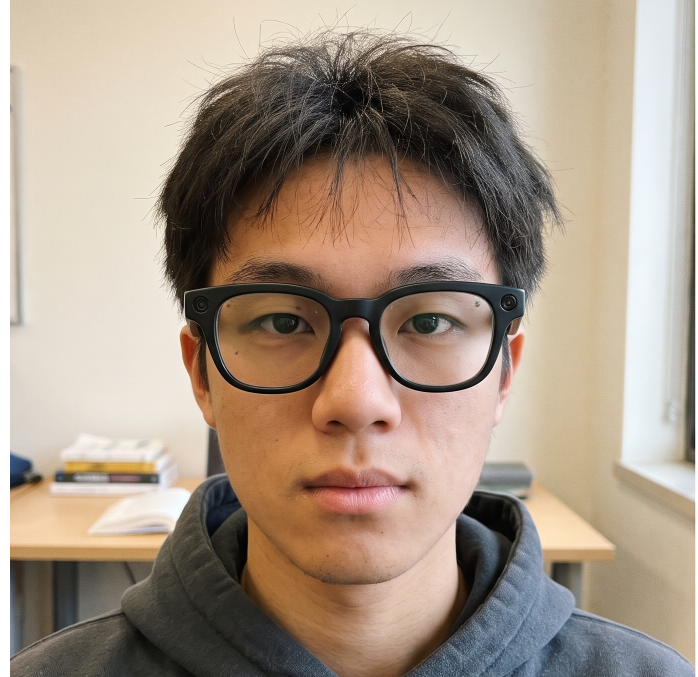
#> input picture code/yolo/work/det_data/images/test/test1.png, 1395 x 1354 px (shown at 1/2 size)
$ python -i rf_fusion.py   (imports and definitions only)
#> lines starting #> are read from the running program, lines starting #| are printed output that depends on the picture
"""
시나리오 D (YOLO11m 탐지 + Random Forest 분류) 와 시나리오 A (YOLO 단독) 를 만들고,
정면·측면 통합 방식 4가지(평균 / 최댓값 / 가중평균 / 조건 기반)를 비교해 최적 조합을 고른다.

흐름
 1) Random Forest 학습: train 의 정답 박스(AIGlasses=1, NormalGlasses=0)를 잘라 HOG + 색상 + 형태 특징 추출
 2) 이미지 1장 점수: YOLO 로 안경·렌즈 탐지 → 가장 확실한 안경 박스를 잘라
      - A: YOLO 의 AI/일반 신뢰도 비율
      - D: Random Forest 의 AI 확률
    렌즈 점수 = 그 안경 근처에서 탐지된 AIGlasses_Lens 의 최대 신뢰도
 3) 정면·측면 통합 후보와 임계값을 val 의 '유사 쌍'(같은 클래스의 정면형·측면형 사진 조합)으로 조정
 4) 고른 설정을 test 의 실제 정면·측면 쌍(test_pairs.csv)으로 최종 확인

사용법
  python rf_fusion.py --data <정리된 데이터셋 폴더> --weights <best.pt> --out <결과 폴더>
"""
import argparse
import csv
import itertools
import json
import random
from pathlib import Path

import cv2
import joblib
import numpy as np
from skimage.feature import hog as sk_hog
from sklearn.ensemble import RandomForestClassifier
from sklearn.metrics import accuracy_score, balanced_accuracy_score, confusion_matrix, f1_score, precision_score, recall_score
from ultralytics import YOLO

AI, LENS, NORMAL = 0, 1, 2
IMG_EXT = {".png", ".jpg", ".jpeg", ".bmp", ".webp"}


# ---------------------------------------------------------------- 공통
def imread(path):
    data = np.fromfile(str(path), dtype=np.uint8)  # 한글 경로 대응
    return cv2.imdecode(data, cv2.IMREAD_COLOR)


# [54 lines left out: functions read_gt, crop, features, jitter, not called in this run]


def list_images(d):
    return sorted(p for p in d.iterdir() if p.suffix.lower() in IMG_EXT)


# ---------------------------------------------------------------- 1) Random Forest
def build_rf_set(data, split, augment, seed=0):
    rng = random.Random(seed)
    X, y = [], []
    for ip in list_images(data / "images" / split):
        img = imread(ip)
        H, W = img.shape[:2]
        for c, *xyxy in read_gt(data / "labels" / split / (ip.stem + ".txt"), W, H):
            if c not in (AI, NORMAL):
                continue
            crops = [crop(img, xyxy)] + [jitter(img, xyxy, rng) for _ in range(augment)]
            for cr in crops:
                if cr is not None:
                    X.append(features(cr))
                    y.append(1 if c == AI else 0)
    return np.array(X), np.array(y)


def train_rf(data, out):
    Xtr, ytr = build_rf_set(data, "train", augment=5)
    Xva, yva = build_rf_set(data, "val", augment=0)
    best, best_score = None, -1
    log = []
    for depth, feat, leaf in itertools.product([None, 20], ["sqrt", 0.05], [1, 2]):
        rf = RandomForestClassifier(n_estimators=500, max_depth=depth, max_features=feat, min_samples_leaf=leaf,
                                    class_weight="balanced", n_jobs=-1, random_state=42)
        rf.fit(Xtr, ytr)
        p = rf.predict(Xva)
        score = balanced_accuracy_score(yva, p)
        log.append({"max_depth": depth, "max_features": feat, "min_samples_leaf": leaf, "val_bal_acc": round(score, 4)})
        if score > best_score:
            best, best_score = rf, score
    joblib.dump(best, out / "rf_glasses.joblib")
    p = best.predict(Xva)
    crop_metrics = {
        "train_crops": int(len(ytr)), "val_crops": int(len(yva)),
        "val_accuracy": round(accuracy_score(yva, p), 4), "val_balanced_accuracy": round(best_score, 4),
        "val_f1_AI": round(f1_score(yva, p), 4),
        "val_confusion[[N->N,N->AI],[AI->N,AI->AI]]": confusion_matrix(yva, p).tolist(),
        "grid": log,
    }
    return best, crop_metrics


# ---------------------------------------------------------------- 2) 이미지 1장 분석
# [74 lines left out: functions iou, analyze, fuse, decide3, not called in this run]


PARAM_GRID = {
    "mean": [{}],
    "max": [{}],
    "weighted": [{"w": w} for w in (0.3, 0.4, 0.5, 0.6, 0.7, 0.8)],
    "condition": [{"lens_t": t} for t in (0.25, 0.35, 0.45, 0.55, 0.65)],
}
THRESHOLDS = [round(t, 2) for t in np.arange(0.2, 0.81, 0.05)]


# [94 lines left out: functions evaluate, val_pseudo_pairs, main, not called in this run]


# [2 lines not run here, left out]

>>> import cv2
>>> picture = cv2.imread('yolo/work/det_data/images/test/test1.png', cv2.IMREAD_GRAYSCALE)
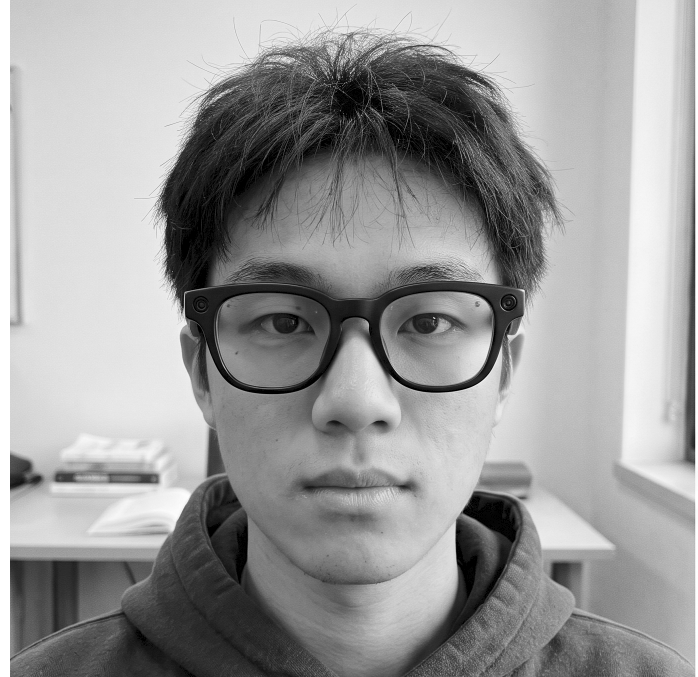
#> picture: shape (1354, 1395) (shown at 1/2 size); min 0, max 255, mean 153.8
>>> result = train_rf(picture, 'out.png')
#> (the run stopped early here; a loop or call above may not have finished)

$ run again, on code/yolo/work/det_data/images/train/image131.png
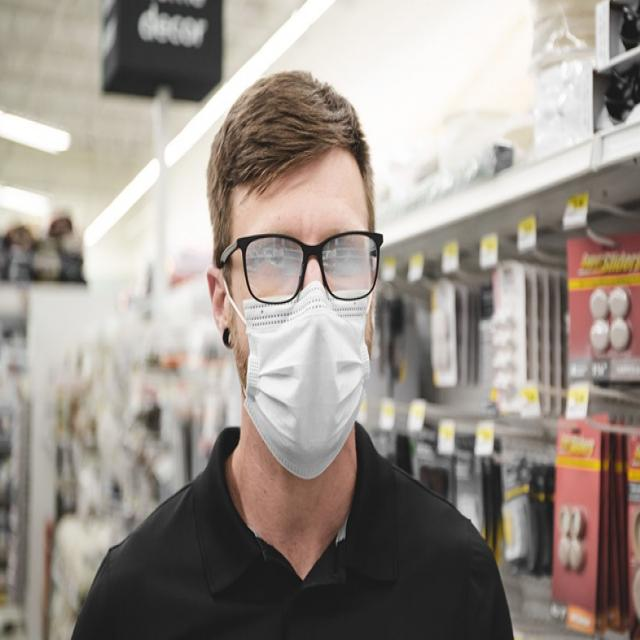
#> input picture code/yolo/work/det_data/images/train/image131.png, 640 x 640 px
#> `picture = cv2.imread('yolo/work/det_data/images/test/test1.png', cv2.I..`:
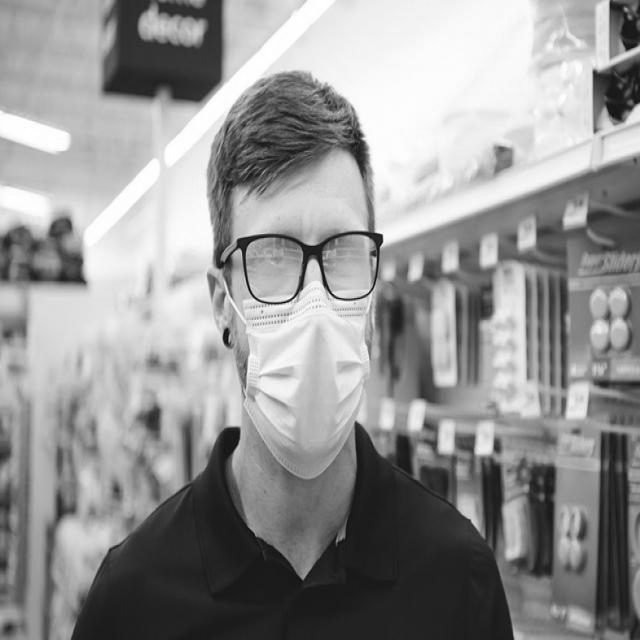
#> picture: shape (640, 640); min 1, max 255, mean 148.3

$ run again, on code/yolo/work/det_data/images/train/image138.png
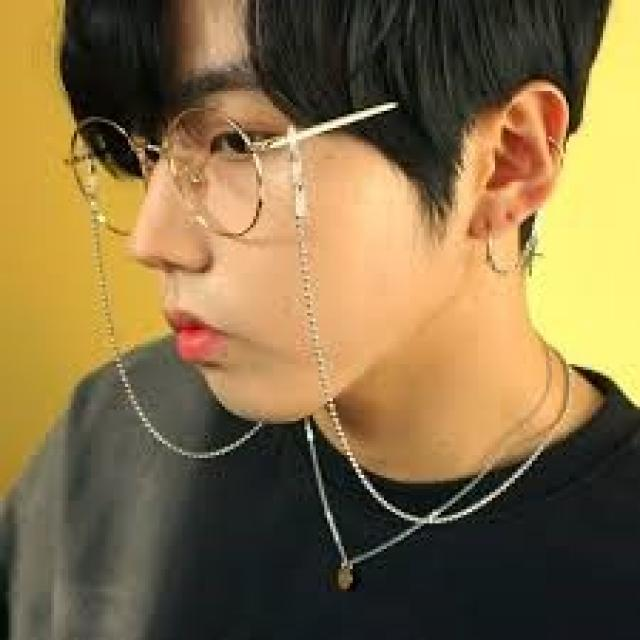
#> input picture code/yolo/work/det_data/images/train/image138.png, 640 x 640 px
#> `picture = cv2.imread('yolo/work/det_data/images/test/test1.png', cv2.I..`:
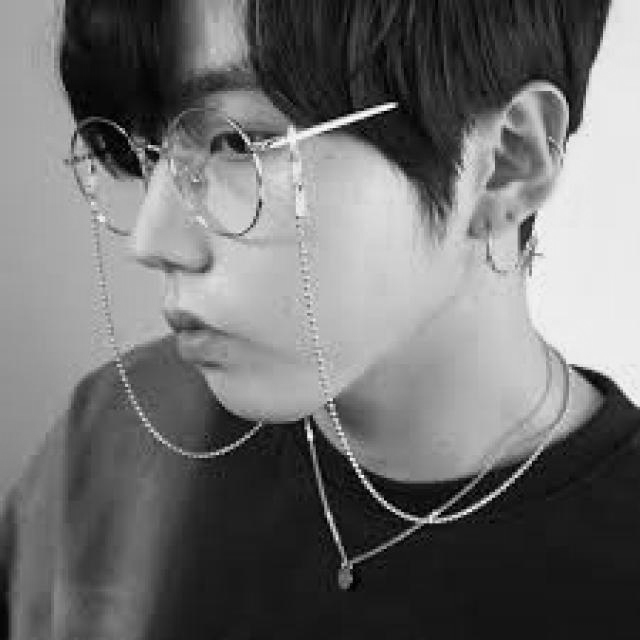
#> picture: shape (640, 640); min 0, max 253, mean 111.6

$ run again, on code/yolo/work/det_data/images/val/image106.png
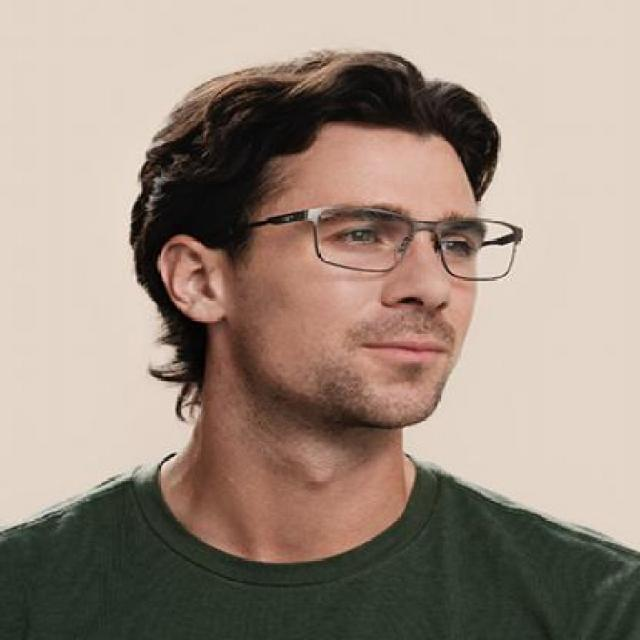
#> input picture code/yolo/work/det_data/images/val/image106.png, 640 x 640 px
#> `picture = cv2.imread('yolo/work/det_data/images/test/test1.png', cv2.I..`:
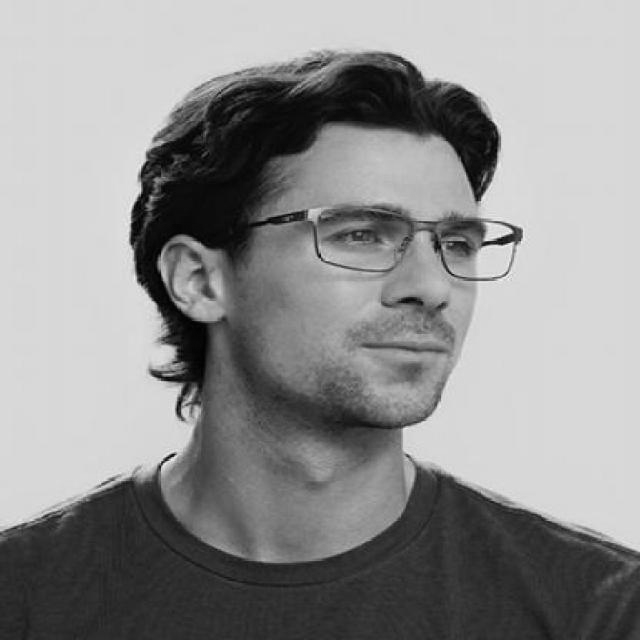
#> picture: shape (640, 640); min 0, max 246, mean 143.6
